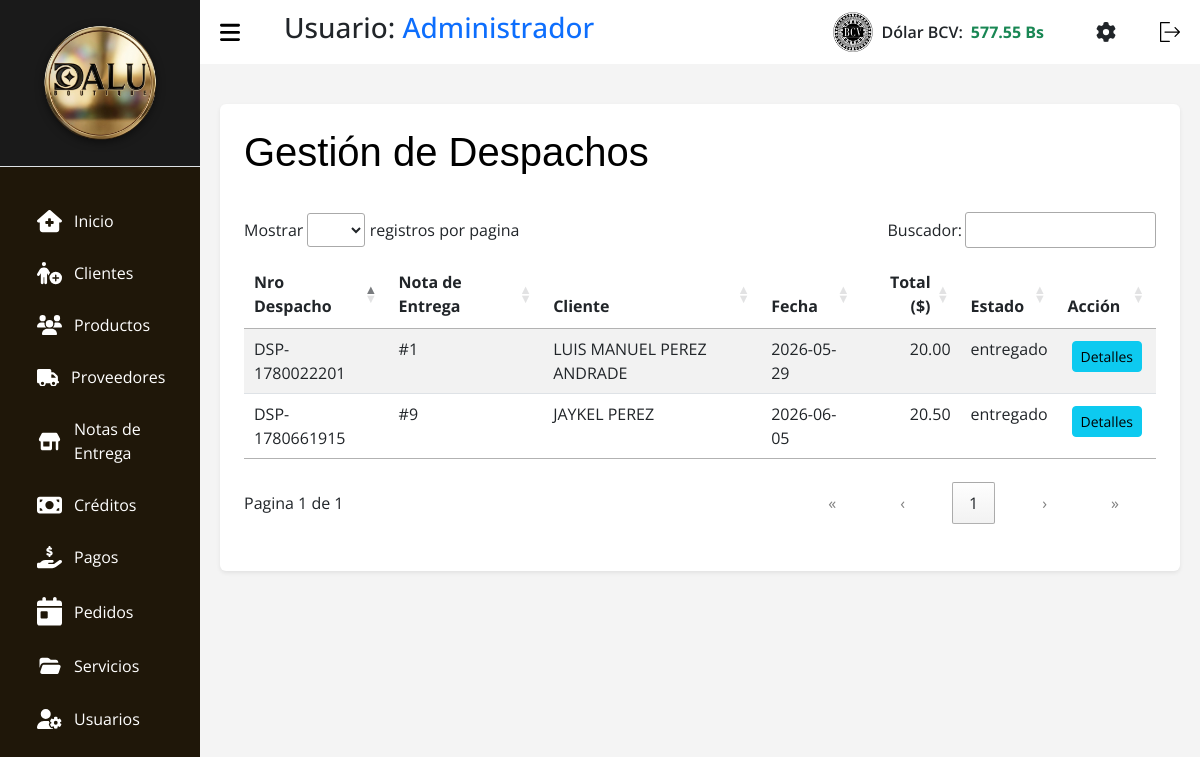
The app's page /index.php?c=Despacho (signed in) with its own data.
### tables this page shows
CREATE TABLE `tasa` (
  `id` int(11) NOT NULL,
  `nombre` varchar(50) NOT NULL,
  `valor` decimal(10,2) NOT NULL,
  `fecha_actualizacion` datetime NOT NULL DEFAULT current_timestamp()
);

CREATE TABLE `despachos` (
  `id` int(11) NOT NULL,
  `id_nota_entrega` int(11) NOT NULL,
  `numero_despacho` varchar(50) NOT NULL,
  `fecha_despacho` date NOT NULL,
  `estado` enum('pendiente','enviado','entregado','cancelado') NOT NULL DEFAULT 'pendiente',
  `fecha_registro` timestamp NOT NULL DEFAULT current_timestamp()
);

CREATE TABLE `clientes` (
  `id` int(11) NOT NULL,
  `nombre` varchar(100) NOT NULL,
  `apellido` varchar(100) DEFAULT NULL,
  `correo` varchar(150) DEFAULT NULL,
  `cedula` varchar(150) NOT NULL,
  `telefono` varchar(20) DEFAULT NULL,
  `direccion` varchar(255) DEFAULT NULL,
  `palabra_secreta` varchar(256) DEFAULT NULL,
  `fecha_registro` timestamp NOT NULL DEFAULT current_timestamp(),
  `activo` tinyint(1) DEFAULT 1
);

CREATE TABLE `notas_entrega` (
  `id` int(11) NOT NULL,
  `id_cliente` int(11) NOT NULL,
  `fecha_pedido` datetime NOT NULL,
  `estado` enum('pendiente','confirmado','enviado','recibido','entregado','cancelado') NOT NULL DEFAULT 'pendiente',
  `tipo` enum('debito','credito') NOT NULL DEFAULT 'debito',
  `total` decimal(10,2) NOT NULL DEFAULT 0.00,
  `observaciones` text DEFAULT NULL,
  `fecha_registro` timestamp NOT NULL DEFAULT current_timestamp()
);

### src/Models/Tasa.php (called while the page is built, shortened)
<?php
class Tasa extends Conexion {
    public function getLatest($nombre = 'BCV') {
        try {
            $stmt = $this->prepare("SELECT * FROM tasa WHERE nombre = :nombre ORDER BY id DESC LIMIT 1");
            $stmt->bindParam(':nombre', $nombre, PDO::PARAM_STR);
            $stmt->execute();
            return $stmt->fetch(PDO::FETCH_ASSOC);
        } catch (PDOException $e) {
            return false;
        }
    }
}

### src/Models/Despachos.php (called while the page is built, shortened)
<?php
class Despachos extends Conexion {
    public function search() {
        $sql = "SELECT d.*, n.total, c.nombre as cliente_nombre, c.apellido as cliente_apellido, c.cedula as cliente_cedula
                FROM despachos d
                INNER JOIN notas_entrega n ON d.id_nota_entrega = n.id
                INNER JOIN clientes c ON n.id_cliente = c.id
                ORDER BY d.fecha_registro DESC";
        $stmt = $this->prepare($sql);
        $stmt->execute();
        return $stmt->fetchAll(PDO::FETCH_ASSOC);
    }
}

### src/Views/V_Despachos.php (the view, shortened to what this page needs)
<!DOCTYPE html>
<html lang="es">
<head>
    <link rel="stylesheet" href="assets/css/css.css">
    <link rel="stylesheet" href="assets/css/tabla.css">
    <link rel="stylesheet" href="assets/css/header.css">
    <link rel="stylesheet" href="assets/bootstrap.min.css">
    <link rel="stylesheet" href="assets/DataTablet/datatables.css">
</head>
<body>
    <?php require_once __DIR__ . "/../Views/layout/header.php"; ?>
    <?php
        $despachos = $despachos ?? [];
    ?>
    <main>
        <div class="container bg-white p-4 rounded shadow-sm mt-3">
            <div class="d-flex justify-content-between align-items-center mb-3">
                <h1 class="titulo text-black">Gestión de Despachos</h1>
            </div>
            <div class="table-responsive">
                <table id="tablaDespachos" class="table-DT table table-striped">
                    <thead>
                        <tr>
                            <th scope="col">Nro Despacho</th>
                            <th scope="col">Nota de Entrega</th>
                            <th scope="col">Cliente</th>
                            <th scope="col">Fecha</th>
                            <th scope="col">Total ($)</th>
                            <th scope="col">Estado</th>
                            <th scope="col">Acción</th>
                        </tr>
                    </thead>
                    <tbody>
                        <?php foreach ($despachos as $d): ?>
                            <tr>
                                <td><?php echo htmlspecialchars($d['numero_despacho']); ?></td>
                                <td>#<?php echo htmlspecialchars($d['id_nota_entrega']); ?></td>
                                <td><?php echo htmlspecialchars($d['cliente_nombre'] . ' ' . $d['cliente_apellido']); ?></td>
                                <td><?php echo htmlspecialchars($d['fecha_despacho']); ?></td>
                                <td><?php echo htmlspecialchars($d['total']); ?></td>
                                <td><?php echo htmlspecialchars($d['estado']); ?></td>
                                <td>
                                    <button type="button" class="btn btn-sm btn-info m-1 btn-ver-detalles" data-id="<?= $d['id'] ?>">Detalles</button>
                                </td>
                            </tr>
                        <?php endforeach; ?>
                    </tbody>
                </table>
            </div>
        </div>
    </main>
</body>
</html>

### src/Views/layout/header.php (shortened to what this page needs)
<?php
$tasaModel_header = new Tasa();
$tasaActual_header = $tasaModel_header->getLatest();
$tasaValor = $tasaActual_header ? number_format((float)$tasaActual_header['valor'], 2) : '0.00';
?>
<section id="sidebar">
  <div class="sidebar-heading border-bottom p-3" style="background-color: #1a1a1a; text-align: center;">
    <img src="assets/img/dalulisto.png" style="max-width: 80%; height: auto; filter: drop-shadow(0px 2px 4px rgba(0,0,0,0.5));" alt="Logo Dalu">
  </div>
  <ul class="side-menu">
    <li class="nav-item m-1 fs-6">
      <a class="nav-link active" aria-current="page" href="?c=Home">
        Inicio</a>
    </li>
    <li class="nav-item m-1 fs-6">
      <a class="nav-link" href="?c=Clientes">
        Clientes
      </a>
    </li>
    <li class="nav-item m-1 fs-6">
      <a class="nav-link" href="?c=Productos">
        Productos
      </a>
    </li>
    <li class="nav-item m-1 fs-6">
      <a class="nav-link" href="?c=Proveedores">
        Proveedores
      </a>
    </li>
    <li class="nav-item m-1 fs-6">
      <a class="nav-link" href="?c=Notas">
        Notas de
        <br>
        Entrega
      </a>
    </li>
    <li class="nav-item m-1 fs-6">
      <a class="nav-link" href="?c=Creditos">
        Créditos
      </a>
    </li>
    <li class="nav-item m-1 fs-6">
      <a class="nav-link" href="?c=Pagos">
        Pagos
      </a>
    <li class="nav-item m-1 fs-6">
      <a class="nav-link" href="?c=Pedidos">
        Pedidos
      </a>
    </li>
    <li class="nav-item m-1 fs-6">
      <a class="nav-link" href="?c=Servicios">
        Servicios
      </a>
    </li>
    <li class="nav-item  m-1 fs-6">
      <a class="nav-link" href="?c=Usuarios">
        Usuarios
      </a>
    </li>
  </ul>
</section>
<section id="content">
  <nav>
    <h3 class="ms-3">Usuario: <span class="text-primary"><?= htmlspecialchars($_SESSION['nombre']) ?></span></h3>
    <div class="d-flex align-items-center ms-auto me-4" id="bcvDiv" style="cursor:pointer;" data-bs-toggle="modal" data-bs-target="#modalTasa">
        <img class="img-bcv me-2" src="assets/img/bcv2.png" alt="BCV" width="40">
        <span class="text-dark fw-semibold me-2">Dólar BCV:</span>
        <span class="text-success fw-bold" id="Dolar_bcv"><?= htmlspecialchars($tasaValor) ?> Bs</span>
    </div>
    <a href="?c=Ajustes" class="me-3 text-dark" title="Ajustes y Configuración">
    </a>
    <form action="index.php?c=login&a=Logout" method="POST">
      <button type="submit" style="background: none; border: none; cursor: pointer;">
      </button>
    </form>
  </nav>

### assets/css/css.css (style rules this page uses)
* { margin: 0; padding: 0; text-decoration: none; box-sizing: border-box; font-family: 'Segoe UI', Tahoma, Geneva, Verdana, sans-serif; }
body { font-family: Arial, Helvetica, sans-serif; height: 100vh; display: flex; flex-wrap: nowrap; background: #9794942c; }
main { width: 100%; padding: 24px 20px 20px 20px; }

### assets/css/tabla.css (style rules this page uses)
.titulo { color: #0508c7; font-family: Impact, Haettenschweiler, 'Arial Narrow Bold', sans-serif; }
.table { border-radius: 10px; }

### assets/css/header.css (style rules this page uses)
* { font-family: 'Open Sans', sans-serif; margin: 0; padding: 0; box-sizing: border-box; }
:root { --grey: #F1F0F6; --dark-grey: #2610a1be; --light: #fff; --dark: #000; --green: #81D43A; --light-green: #E3FFCB; --blue: #1775F1; --light-blue: #D0E4FF; --dark-blue: #0C5FCD; --red: #FC3B56; }
li { list-style: none; }
#sidebar { position: fixed; max-width: 200px; width: 100%; background: var(--light); top: 0; left: 0; height: 100%; overflow-y: auto; transition: all .3s ease; background-color: #1f1709; z-index: 200; }
#sidebar .icon { min-width: 22px; display: flex; justify-content: center; align-items: center; margin-right: 12px; }
#sidebar .side-menu { margin: 30px 0; padding: 0 18px; transition: all .3s ease; }
#sidebar .side-menu a { display: flex; align-items: center; font-size: 16px; color: var(--light); padding: 12px 16px 12px 0; border-radius: 20px; margin: 4px 0; white-space: nowrap; }
#content { position: relative; width: calc(100% - 200px); left: 200px; transition: all .3s ease; background-color: #49494a0f; }
nav { background: var(--light); height: 64px; padding: 0 20px; display: flex; align-items: center; grid-gap: 28px; position: sticky; top: 0; left: 0; z-index: 100; justify-content: space-between; }
nav .toggle-sidebar { font-size: 18px; cursor: pointer; }
svg { width: 20px; cursor: pointer; }
.icon { margin-left: 15px; align-items: baseline; width: 25px; transition: 1.3s; }

### assets/DataTablet/datatables.css (style rules this page uses)
:root { --dt-row-selected: 13, 110, 253; --dt-row-selected-text: 255, 255, 255; --dt-row-selected-link: 9, 10, 11; --dt-row-stripe: 0, 0, 0; --dt-row-hover: 0, 0, 0; --dt-column-ordering: 0, 0, 0; --dt-html-background: white; }
table.dataTable thead > tr > th.dt-orderable-asc, table.dataTable thead > tr > th.dt-orderable-desc, table.dataTable thead > tr > th.dt-ordering-asc, table.dataTable thead > tr > th.dt-ordering-desc, table.dataTable thead > tr > td.dt-orderable-asc, table.dataTable thead > tr > td.dt-orderable-desc, table.dataTable thead > tr > td.dt-ordering-asc, table.dataTable thead > tr > td.dt-ordering-desc { position: relative; padding-right: 30px; }
table.dataTable thead > tr > th.dt-orderable-asc, table.dataTable thead > tr > th.dt-orderable-desc, table.dataTable thead > tr > td.dt-orderable-asc, table.dataTable thead > tr > td.dt-orderable-desc { cursor: pointer; }
table.dataTable th, table.dataTable td { box-sizing: border-box; }
table.dataTable th.dt-type-numeric, table.dataTable th.dt-type-date, table.dataTable td.dt-type-numeric, table.dataTable td.dt-type-date { text-align: right; }
table.dataTable thead th, table.dataTable thead td, table.dataTable tfoot th, table.dataTable tfoot td { text-align: left; }
table.dataTable { width: 100%; margin: 0 auto; border-spacing: 0; }
table.dataTable thead th, table.dataTable tfoot th { font-weight: bold; }
table.dataTable > thead > tr > th, table.dataTable > thead > tr > td { padding: 10px; border-bottom: 1px solid rgba(0, 0, 0, 0.3); }
table.dataTable > tbody > tr { background-color: transparent; }
table.dataTable > tbody > tr:first-child > * { border-top: none; }
table.dataTable > tbody > tr:last-child > * { border-bottom: none; }
table.dataTable > tbody > tr > th, table.dataTable > tbody > tr > td { padding: 8px 10px; }
div.dt-container div.dt-layout-full > *:only-child { margin-left: auto; margin-right: auto; }
div.dt-container.dt-empty-footer tbody > tr:last-child > * { border-bottom: 1px solid rgba(0, 0, 0, 0.3); }

### records on screen
tasa: valor "577.55"
despachos: numero_despacho "DSP-1780661915", id_nota_entrega "9", clientes.nombre+apellido "JAYKEL PEREZ", fecha_despacho "2026-06-05", id_nota_entrega.total "20.50", estado "entregado"
despachos: numero_despacho "DSP-1780022201", id_nota_entrega "1", clientes.nombre+apellido "LUIS MANUEL PEREZ ANDRADE", fecha_despacho "2026-05-29", id_nota_entrega.total "20.00", estado "entregado"

### other values on screen
$_SESSION['nombre'] "Administrador"
